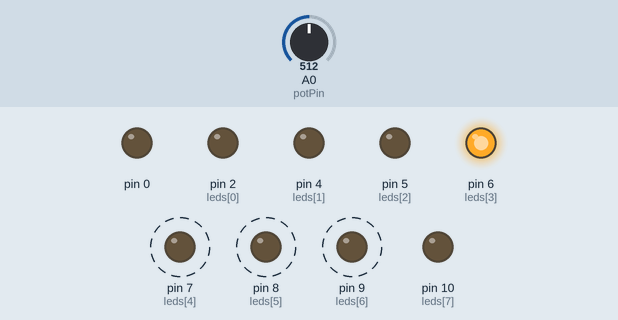
The sketch below on a simulated Arduino Uno, built with avr-gcc and run on an emulated ATmega328P. On the bench: output pins drawn as LEDs (lit = HIGH). Dashed ring = blinking. The inputs (shaded band) are chosen by the test bench; at power-on: A0 (potPin) = 512.

Above: at 3.96 s.
5.5 s: A0 (potPin) set to 0
At 7.2 s:
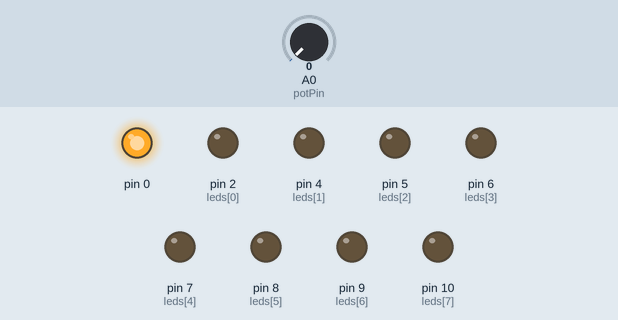
11.0 s: A0 (potPin) set to 2
At 12.0 s:
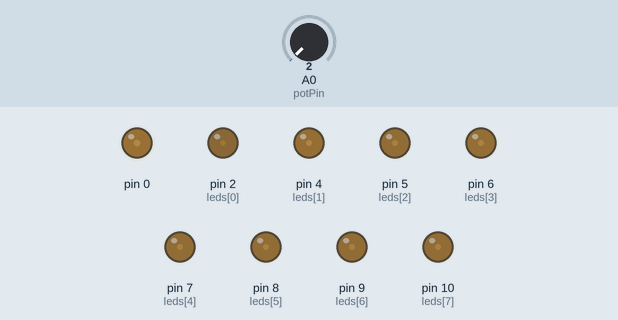
16.5 s: A0 (potPin) set to 5
22.0 s: A0 (potPin) set to 122
At 22.6 s:
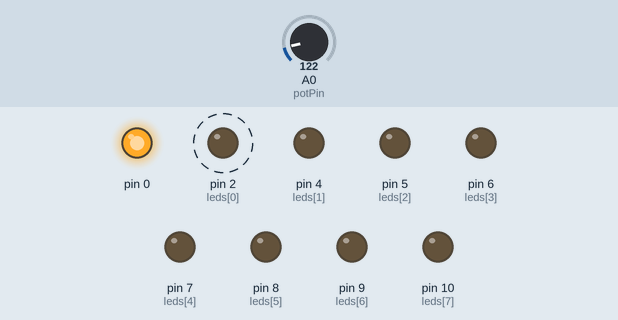
27.5 s: A0 (potPin) set to 716
At 29.84 s:
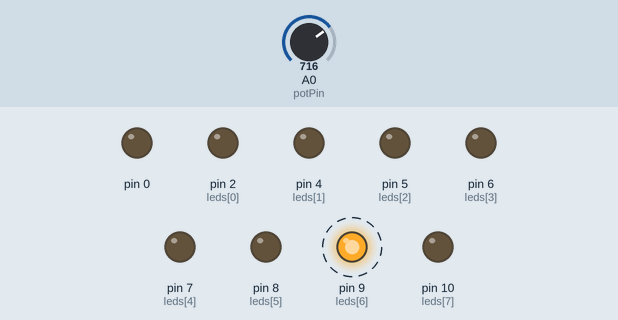
35.4 s: A0 (potPin) set to 511
Timing chart, 0 to 41.9 s (numbered marks = the images above; inputs shaded):
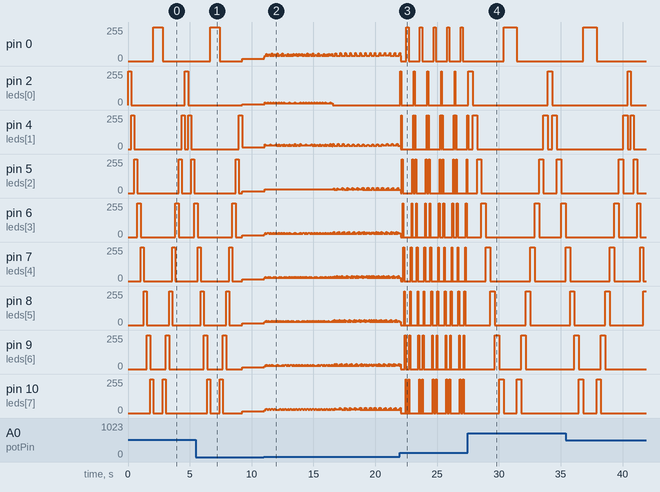

Measured:
- after the input at 11.0 s, pin 2 (leds[0]): goes 7 × (19/255 0.04 s, 13/255 0.20 s), 3 × (19/255 0.04 s, 13/255 0.40 s), 9 × (19/255 0.04 s, 13/255 0.20 s), 19/255 0.04 s, 13/255 0.40 s, 19/255 0.04 s, then 13/255, starting after 0.06 s; pin 5 (leds[2]): 13/255 → 28/255 after 0.06 s
- after the input at 22.0 s, pin 2 (leds[0]): alternates 255/255 for 0.06 s and 0/255 for 1.0 s, starting at once
- after the input at 27.5 s, pin 2 (leds[0]): 255/255 → 0/255 after 0.38 s, → 255/255 6.1 s later, → 0/255 0.36 s later
- by itself, pin 8 (leds[5]): alternates 255/255 for 0.36 s and 0/255 for 2.5 s
- by itself, pin 9 (leds[6]): alternates 255/255 for 0.36 s and 0/255 for 1.8 s, 4 changes in all, then stays 0/255
- by itself, pin 10 (leds[7]): alternates 255/255 for 0.36 s and 0/255 for 1.1 s, 4 changes in all, then stays 0/255

The sketch:

10Led_BienTro_TraiPhai_NhanhCham.ino
```cpp
int leds[10] = {2, 4, 5, 6, 7, 8, 9, 10};  // 5 LED trên các chân PWM/digital
int potPin = A0;                 // biến trở nối vào A0
int delayTime = 0;               // thời gian delay giữa các LED

void setup() {
  for (int i = 0; i < sizeof(leds) / sizeof(leds[0]); i++) {
    pinMode(leds[i], OUTPUT);
  }
}

void loop() {
  // đọc biến trở để lấy tốc độ (0 - 1023) -> chuyển sang delay (0 - 500 ms)
  delayTime = analogRead(potPin) / 2;

  // chạy LED từ trái sang phải
  for (int i = 0; i < sizeof(leds) / sizeof(leds[0]); i++) {
    digitalWrite(leds[i], HIGH);   // bật LED i
    delay(delayTime);              // dừng theo tốc độ
    digitalWrite(leds[i], LOW);    // tắt LED i
  }
  for (int i = sizeof(leds) / sizeof(leds[0]) - 2; i > 0; i--) {
    digitalWrite(leds[i], HIGH);
    delay(delayTime);
    digitalWrite(leds[i], LOW);
  }
}
```
